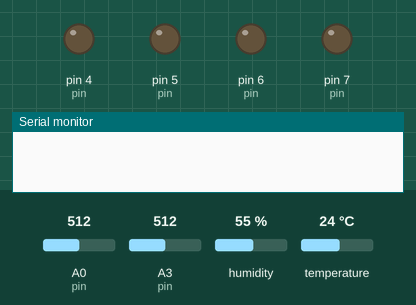
Recording of a sketch running on a simulated Arduino Uno, built with avr-gcc and run on an emulated ATmega328P. On the bench: output pins drawn as LEDs (lit = HIGH), the last lines printed to the serial monitor. The test bench sets the inputs (shaded band); at power-on: temperature 24 °C, A3 (pin) = 512, A0 (pin) = 512, humidity 55 %. Random numbers use the default seed unless the sketch sets one.

Above: at 1.3 s.
1.4 s: temperature set to 21 °C
6.8 s: temperature set to 18 °C
At 10.6 s:
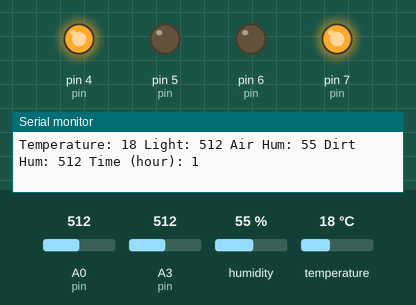
10.9 s: A3 (pin) set to 782
12.4 s: A3 (pin) set to 810
At 13.1 s:
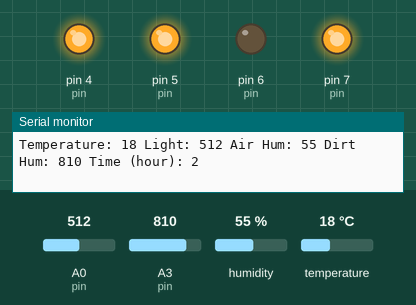
17.8 s: temperature set to 28 °C
At 21.1 s:
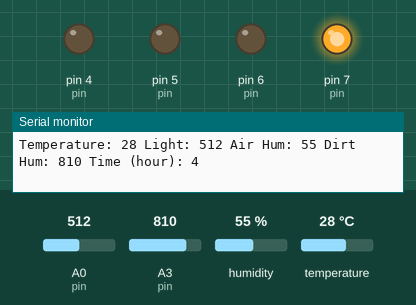
23.2 s: temperature set to 12 °C
At 31.0 s:
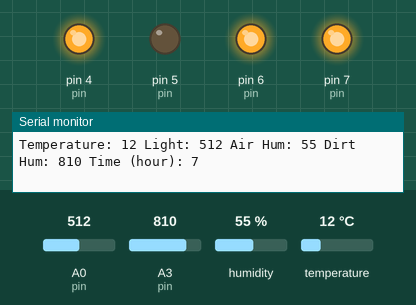
Timing chart, 0 to 33.1 s (numbered marks = the images above; inputs shaded):
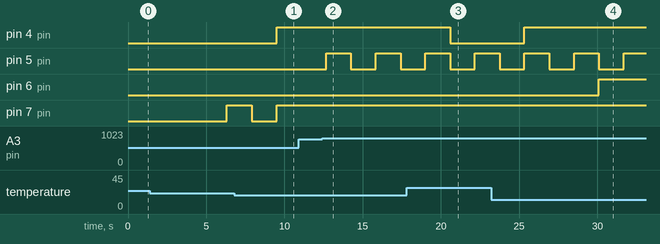

Measured:
- the behaviour switches between 20 and 19 °C on temperature (found by bisection; images 0 and 1)
- the behaviour switches between 800 and 801 on A3 (pin) (found by bisection; images 1 and 2)
- after the input at 6.8 s, pin 4 (pin): LOW → HIGH after 2.7 s
- after the input at 12.4 s, pin 5 (pin): alternates HIGH for 1.6 s and LOW for 1.6 s, starting after 0.26 s
- after the input at 17.8 s, pin 4 (pin): HIGH → LOW after 2.8 s
- after the input at 23.2 s, pin 4 (pin): LOW → HIGH after 2.1 s

The sketch:

task_greenhouse.ino
```cpp
#include <DHT11.h>

// аппаратные настройки
constexpr int SENSOR_PIN = 12; // DHT11
DHT11 dht(SENSOR_PIN);

// постоянные врмени (в миллисекундах)
constexpr unsigned long HOUR_MS      = 3600000UL; // час
constexpr unsigned long VENT_PERIOD  = 3600000UL; // период вентиляции (час)
constexpr unsigned long VENT_TIME    = 300000UL;  // время вентиляции (5 минут)
constexpr unsigned long WATER_PERIOD = 10000UL;   // период полива (10 секунд)
constexpr unsigned long WATER_TIME   = 5000UL;    // время полива (5 секунд)

// время включения - выключения света (в часах)
constexpr int LIGHT_ON_HOUR  = 6;
constexpr int LIGHT_OFF_HOUR = 22;

// климатические параметры
struct EnvLimits {
  int MinLight;
  int MinSoilMoisture;
  int MinTemp;
  int MaxTemp;
  int MaxAirHum;
};

EnvLimits limits{ 400, 800, 20, 30, 60 };

// компоненты
class Heater {
public:
  const int pin = 4;
  bool StartByTemp = false;

  void UpdateOutput() const {
    digitalWrite(pin, StartByTemp ? HIGH : LOW);
  }
};

class Fan {
public:
  const int pin = 7;
  bool ByHeater = false;
  bool BySchedule = false;
  bool ByHeat = false;
  bool ByHumidity = false;

  void UpdateOutput() const {
    if (ByHeater || BySchedule || ByHeat || ByHumidity) digitalWrite(pin, HIGH);
    else digitalWrite(pin, LOW);
  }
};

class Pump {
public:
  const int pin = 5;
  bool enabled = false;

  void UpdateOutput() const {
    if (enabled) analogWrite(pin, 255);
    else digitalWrite(pin, LOW);
  }
};

class Lamp {
public:
  const int pin = 6;
  bool enabled = false;

  void UpdateOutput() const {
    analogWrite(pin, enabled ? 255 : 0);
  }
};


// датчики
class Thermometer {
public:
  int temperature = 0; // C
  void read() {
    temperature = dht.readTemperature();
    if (temperature == DHT11::ERROR_CHECKSUM || temperature == DHT11::ERROR_TIMEOUT) {
      Serial.println(DHT11::getErrorString(temperature));
    }
  }
};

class ThermometerRandom : public Thermometer {
public:
  void read() {
    temperature = random(0, 50);
  }
};

class ThermometerMedian : public Thermometer {
public:


  void CalcMedian(Thermometer &t1, Thermometer &t2, Thermometer &t3) {
    int a = t1.temperature;
    int b = t2.temperature;
    int c = t3.temperature;
    int tmp;
    if (a > b) { tmp = a; a = b; b = tmp; }
    if (b > c) { tmp = b; b = c; c = tmp; }
    if (a > b) { tmp = a; a = b; b = tmp; }
    temperature = b;
  }
};

class AirHumidity {
public:
  int value = 0;
  void read() {
    value = dht.readHumidity();
    if (value == DHT11::ERROR_CHECKSUM || value == DHT11::ERROR_TIMEOUT) {
      Serial.println(DHT11::getErrorString(value));
    }
  }
};

class LightSensor {
public:
  const int pin = A0;
  int value = 0;
  void read() { value = analogRead(pin); }
};

class SoilHumidity {
public:
  const int pin = A3;
  int value = 0;
  void read() { value = analogRead(pin); }
};

// логика контроля
void ControlTemperature(Thermometer &therm, Fan &fan, Heater &heater) {
  if (therm.temperature > limits.MaxTemp) {
    fan.ByHeat = true;
    heater.StartByTemp = false;
  } else if (therm.temperature < limits.MinTemp) {
    fan.ByHeat = false;
    fan.ByHeater = true;
    heater.StartByTemp = true;
  } else {
    heater.StartByTemp = false;
  }
}

void PlanedVentilation(Fan &fan, unsigned long now) {
  static unsigned long LastStart = 0;
  static unsigned long VentStart = 0;
  static bool IsVenting = false;

  if (!IsVenting && now - LastStart >= VENT_PERIOD) {
    IsVenting = true;
    VentStart = now;
  }

  if (IsVenting) {
    if (now - VentStart < VENT_TIME) fan.BySchedule = true;
    else {
      fan.BySchedule = false;
      IsVenting = false;
      LastStart = now;
    }
  } else {
    fan.BySchedule = false;
  }
}

void ControlLight(const LightSensor &ls, Lamp &lamp, unsigned long now) {
  unsigned long hour = now / HOUR_MS;
  bool WithinDay = (hour > LIGHT_ON_HOUR) && (hour < LIGHT_OFF_HOUR);
  if (WithinDay && ls.value > limits.MinLight) lamp.enabled = true;
  else lamp.enabled = false;
}

void ControlAirHumidity(Fan &fan, const AirHumidity &ah) {
  fan.ByHumidity = (ah.value > limits.MaxAirHum);
}

void ControlSoilMoisture(Pump &pump, const SoilHumidity &sh, unsigned long now) {
  static unsigned long LastWater = 0;
  static unsigned long WaterStart = 0;
  static bool watering = false;

  if (!watering && sh.value > limits.MinSoilMoisture && now - LastWater >= WATER_PERIOD) {
    watering = true;
    WaterStart = now;
  }

  if (watering) {
    if (now - WaterStart < WATER_TIME) pump.enabled = true;
    else {
      pump.enabled = false;
      watering = false;
      LastWater = now;
    }
  } else {
    pump.enabled = false;
  }
}

void PrintStatus(const Thermometer &t, const LightSensor &ls, const AirHumidity &ah, const SoilHumidity &sh, unsigned long now) {
  Serial.print("Temperature: ");
  Serial.print(t.temperature);
  Serial.print(" Light: ");
  Serial.print(ls.value);
  Serial.print(" Air Hum: ");
  Serial.print(ah.value);
  Serial.print(" Dirt Hum: ");
  Serial.print(sh.value);
  Serial.print(" Time (hour): ");
  Serial.println(now / HOUR_MS);
}

// экземпляры
Heater heater;
Fan fan;
Lamp lamp;
Pump pump;
Thermometer t01;
Thermometer t02;
ThermometerRandom t03;
ThermometerMedian tMerged;
LightSensor LightSen;
AirHumidity AirHum;
SoilHumidity SoilHum;

void setup() {
  pinMode(LightSen.pin, INPUT);
  pinMode(SoilHum.pin, INPUT);

  pinMode(fan.pin, OUTPUT);
  pinMode(lamp.pin, OUTPUT);
  pinMode(pump.pin, OUTPUT);
  pinMode(heater.pin, OUTPUT);


  Serial.begin(9600);
}

void loop() {
  unsigned long now = millis() * 900UL; // ускорение

  t01.read();
  t02.read();
  t03.read();
  tMerged.CalcMedian(t01, t02, t03);

  LightSen.read();
  AirHum.read();
  SoilHum.read();

  ControlLight(LightSen, lamp, now);
  ControlAirHumidity(fan, AirHum);
  PlanedVentilation(fan, now);
  ControlTemperature(tMerged, fan, heater);
  ControlSoilMoisture(pump, SoilHum, now);

  fan.UpdateOutput();
  heater.UpdateOutput();
  lamp.UpdateOutput();
  pump.UpdateOutput();

  delay(10);

  PrintStatus(tMerged, LightSen, AirHum, SoilHum, now);
}
```
